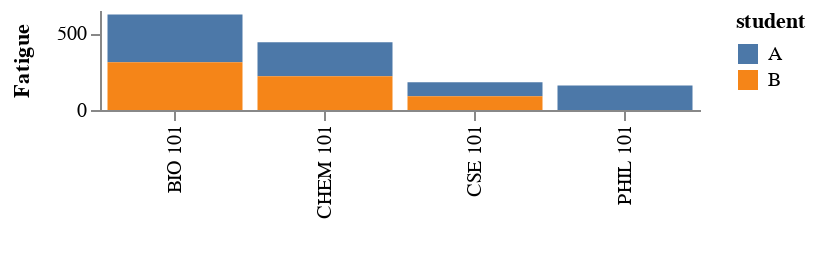

Specify this chart in Vega-Lite:
### Vega specification from a JSON file in a GitHub repository (floating-point values rounded to 4 significant figures)
{"$schema": "https://vega.github.io/schema/vega/v3.0.json", "description": "Bar graph showing how each film differs from the average rating for that year", "autosize": "pad", "padding": 5, "width": 300, "height": 50, "style": "cell", "data": [{"name": "source_0", "values": [{"student": "A", "Class": "CSE 101", "TimeOfDay": 8, "Length": 45}, {"student": "A", "Class": "PHIL 101", "TimeOfDay": 10, "Length": 70}, {"student": "A", "Class": "CHEM 101", "TimeOfDay": 12, "Length": 30}, {"student": "A", "Class": "BIO 101", "TimeOfDay": 15, "Length": 45}, {"student": "B", "Class": "CSE 101", "TimeOfDay": 8, "Length": 45}, {"student": "B", "Class": "CHEM 101", "TimeOfDay": 12, "Length": 30}, {"student": "B", "Class": "BIO 101", "TimeOfDay": 15, "Length": 45}]}, {"name": "data_0", "source": "source_0", "transform": [{"type": "window", "params": [null], "as": ["TimeInClass"], "ops": ["sum"], "fields": ["Length"], "frame": [null, 0], "groupby": ["Student"], "sort": {"field": "TimeOfDay", "order": "ascending"}}, {"type": "formula", "expr": "toNumber(datum[\"TimeInClass\"])", "as": "TimeInClass"}, {"type": "stack", "groupby": ["Class"], "field": "TimeInClass", "sort": {"field": ["student"], "order": ["descending"]}, "as": ["TimeInClass_start", "TimeInClass_end"], "offset": "zero"}, {"type": "filter", "expr": "datum[\"TimeInClass\"] !== null && !isNaN(datum[\"TimeInClass\"])"}]}], "marks": [{"name": "layer_0_marks", "type": "rect", "clip": true, "style": ["bar"], "from": {"data": "data_0"}, "encode": {"update": {"fill": {"scale": "color", "field": "student"}, "x": {"scale": "x", "field": "Class"}, "width": {"scale": "x", "band": true}, "y": {"scale": "y", "field": "TimeInClass_end"}, "y2": {"scale": "y", "field": "TimeInClass_start"}}}}], "scales": [{"name": "x", "type": "band", "domain": {"data": "data_0", "field": "Class", "sort": true}, "range": [0, {"signal": "width"}], "paddingInner": 0.1, "paddingOuter": 0.05}, {"name": "y", "type": "linear", "domain": {"data": "data_0", "fields": ["TimeInClass_start", "TimeInClass_end"]}, "range": [{"signal": "height"}, 0], "nice": true, "zero": true}, {"name": "color", "type": "ordinal", "domain": {"data": "data_0", "field": "student", "sort": true}, "range": "category"}], "axes": [{"title": "", "scale": "x", "orient": "bottom", "zindex": 1, "encode": {"labels": {"update": {"angle": {"value": 270}, "align": {"value": "right"}, "baseline": {"value": "middle"}}}}}, {"title": "Fatigue", "scale": "y", "orient": "left", "labelOverlap": true, "tickCount": {"signal": "ceil(height/40)"}, "zindex": 1}], "legends": [{"fill": "color", "title": "student", "encode": {"symbols": {"update": {"shape": {"value": "square"}}}}}], "config": {"axis": {"domainWidth": 1}, "axisY": {"minExtent": 30}, "style": {"cell": {"stroke": "transparent"}}}}
